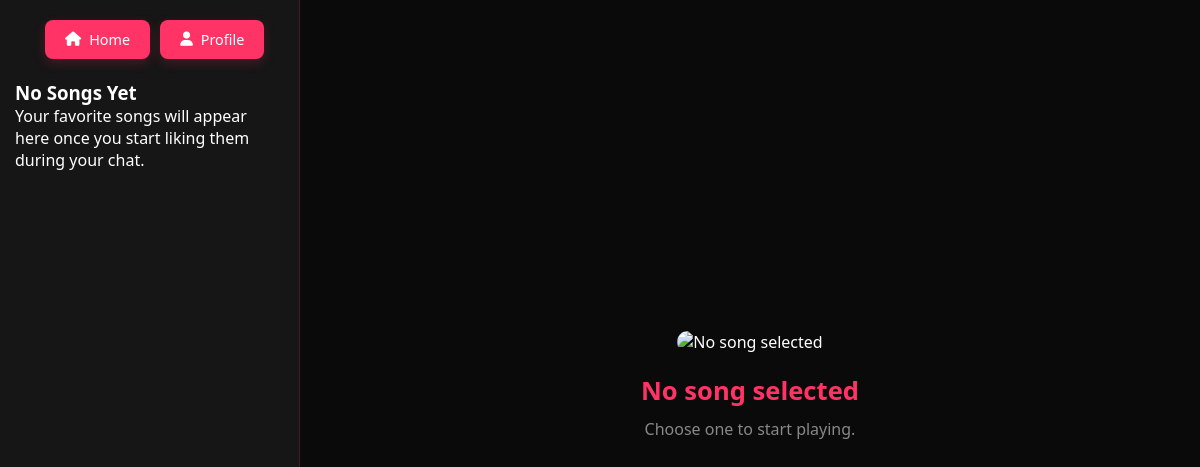
/account/test/player/lofi/ (signed in), run on an earlier commit of the app's database.
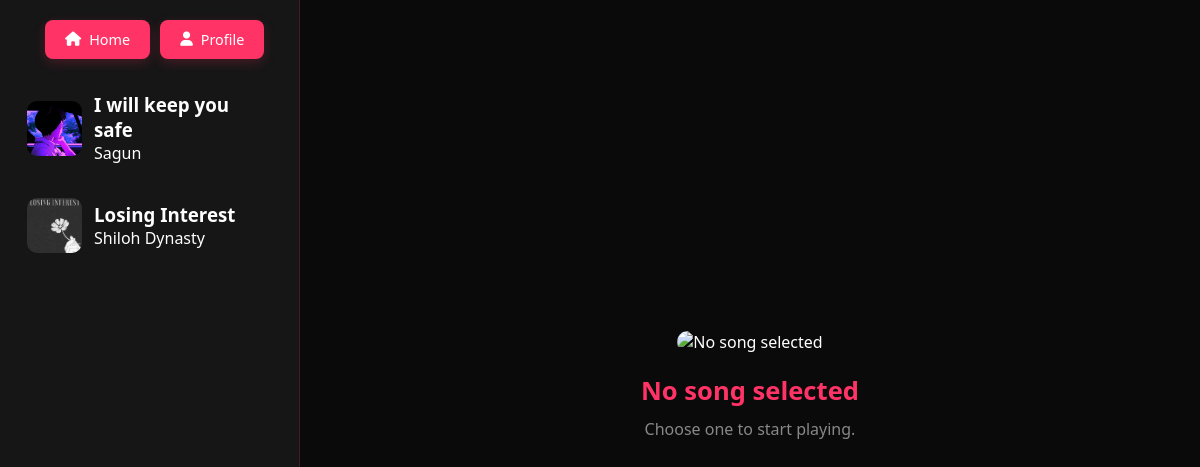
And on a later commit of the database.
### Chat/models.py (models this page shows, shortened)
class Music(models.Model):
    song_id = models.IntegerField(primary_key=True)
    title = models.CharField(max_length=256)
    genre = models.CharField(max_length=100)
    artist = models.CharField(max_length=100)
    thumbnail = models.ImageField(upload_to='thumbnails/')
    song = models.FileField(upload_to='songs/')
    lyrics = models.TextField(blank=True, null=True)

### Profile/views.py (the view)
# urls.py: path('account/<str:username>/player/<str:clickedplaylist>/', songPlayer, name="songPlayer"),
@login_required
def songPlayer(request, username, clickedplaylist):
    if request.user.is_authenticated and not request.user.is_verified:
        return redirect("verification_logic")
    playlist = Playlists.objects.get(user__username=username, playlist_name=clickedplaylist)
    songs = playlist.songs.split(",")
    songlist = []
    for songtitle in songs:
        music = Music.objects.filter(title=songtitle).first()
        if music:
            songlist.append(music)
        context = {
                    "userinfo": CustomUser.objects.get(username=username),
                    "songs": songlist,
        }
    return render(request, "songplayer.html", context=context)

### Profile/templates/songplayer.html (shortened to what this page needs)
{% load static %}
<!DOCTYPE html>
<html lang="en">
<head>
    <link rel="stylesheet" href="https://cdnjs.cloudflare.com/ajax/libs/font-awesome/6.0.0/css/all.min.css">
    <link rel="stylesheet" href="{% static 'songplayer.css' %}">
</head>
<body>
    <header class="nav-buttons">
        <a href="{% url 'homeChatViewLogic' %}" class="nav-button">
            <i class="fas fa-home"></i> Home
        </a>
        <a href="{% url 'profile' username=userinfo.username %}" class="nav-button">
            <i class="fas fa-user"></i> Profile
        </a>
    </header>
    <aside class="sidebar">
        {% if songs %}
            <div class="playlist">
                {% for song in songs %}
                    <article class="song-item">
                        <a href="{% url 'Player' username=userinfo.username clickedplaylist=song.genre id=song.song_id %}">
                            <img src="{{ song.thumbnail.url }}" alt="{{ song.genre }}" class="playlist-cover">
                            <div class="song-details">
                                <h3>{{ song.title }}</h3>
                                <p>{{ song.artist }}</p>
                            </div>
                        </a>
                    </article>
                {% endfor %}
            </div>
        {% else %}
            <div class="empty-playlist">
                <h3>No Songs Yet</h3>
                <p>Your favorite songs will appear here once you start liking them during your chat.</p>
            </div>
        {% endif %}
    </aside>
    {% if clickedsong %}
    <main class="main-player">
        <section class="now-playing">
            <img src="{{ clickedsong.thumbnail.url }}" alt="Current Track" class="current-artwork">
            <div class="song-info">
                <h2>{{ clickedsong.title }}</h2>
                <p>{{ clickedsong.artist }}</p>
            </div>
        </section>
        <div class="custom-player">
            <audio id="audio-player" volume="0.5">
                <source src="{{ clickedsong.song.url }}" type="audio/mpeg">
                Your browser does not support the audio element.
            </audio>
            <div class="player-controls">
                <div class="progress-container">
                    <div class="progress-bar">
                        <div class="progress-fill"></div>
                    </div>
                    <div class="time-info">
                        <span class="current-time">0:00</span>
                        <span class="total-time">0:00</span>
                    </div>
                </div>
                <div class="control-buttons">
                    <button class="play-pause-btn"><i class="fas fa-play"></i></button>
                    <button class="next-btn"><i class="fas fa-step-forward"></i></button>
                    <button class="volume-icon"><i class = "fas fa-volume-low"></i> </button>
                    <input type="range" id="volume-slider" min="0" max="100" value="50">
                </div>
            </div>
        </div>
        <section class="lyrics-section">
            <h3>Lyrics</h3>
            <div id="lyrics-container"></div>
        </section>
    </main>
    {% else %}
    <main class="main-player">
        <section class="now-playing">
            <img src="https://i.pinimg.com/736x/e6/cc/01/e6cc017308008137f895d12e042cb1e1.jpg" alt="No song selected" class="current-artwork">
            <div class="song-info">
                <h2>No song selected</h2>
                <p>Choose one to start playing.</p>
            </div>
        </section>
    </main>
    {% endif %}
</body>
</html>

What changed in the data, as far as the page shows it:
added Music: thumbnail (picture), title "I will keep you safe", artist "Sagun"
added Music: thumbnail (picture), title "Losing Interest", artist "Shiloh Dynasty"
Also different on the page:
text no longer shown: "No Songs Yet Your favorite songs will appear here once you start liking them during your chat."
